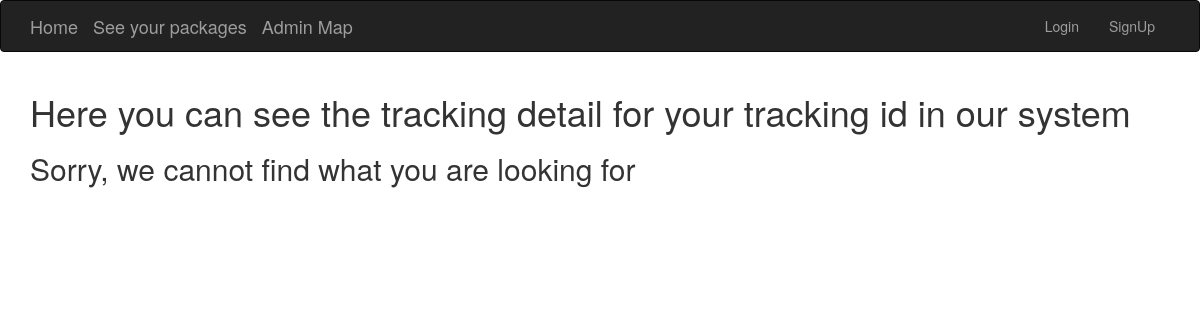
Page /apps/tracking_detail/7 on the earlier database version.
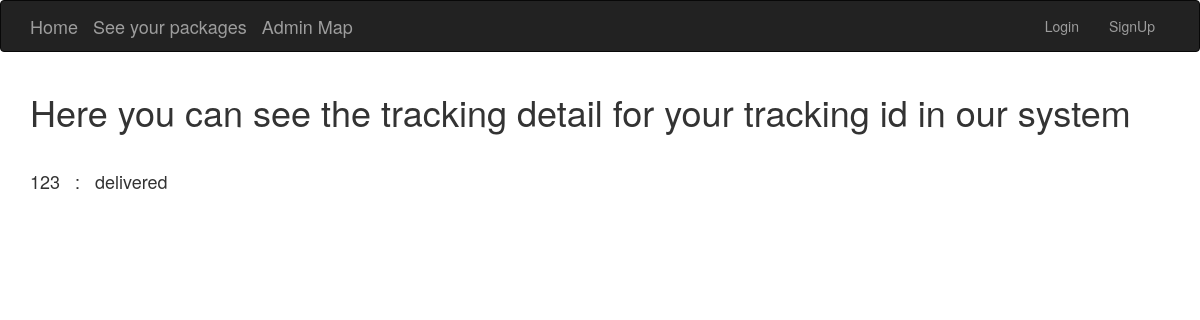
Same page on the later database version.
### apps/models.py (models this page shows, shortened)
class Tracking(models.Model):
    tracking_id = models.IntegerField(default=0)
    trunk_id = models.IntegerField(blank=True, null=True)
    to_x = models.IntegerField(blank=True, null=True)
    to_y = models.IntegerField(blank=True, null=True)
    finished = models.BooleanField(default=False)
    assigned_trunk = models.BooleanField(default=False)
    is_prime = models.BooleanField(default=False)
    warehouse_id = models.IntegerField(default=0)
    user = models.ForeignKey(User, blank=True, null=True, on_delete=models.CASCADE, related_name="trackings")

### apps/views.py (the view)
# urls.py: url(r'^tracking_detail/(?P<key>[0-9]+)', views.tracking_detail, name='tracking_detail'),
def tracking_detail(request, key):
    if not Tracking.objects.filter(id=int(key)).exists():
        return render(request, "apps/tracking_detail.html", {"message":"cannot find the tracking id in our system", "not_found":"true"})
    tracking = Tracking.objects.get(id=int(key))
    tracking.strStatus = getStatus(tracking)
    return render(request, "apps/tracking_detail.html", {"tracking":tracking})

### apps/views.py (called while the page is built)
def getStatus(tracking):
    if tracking.finished:
        return "delivered"
    elif not tracking.assigned_trunk:
        return "created"
    else:
        return intToStatus(Trunk.objects.get(trunk_id=tracking.trunk_id).status)

### apps/templates/apps/tracking_detail.html
{% extends 'base.html' %}
{% block content %}
<h1>Here you can see the tracking detail for your tracking id in our system</h1>
{% if not_found %}
<h2>Sorry, we cannot find what you are looking for</h2>
{% else %}
<br/>
<h4>{{tracking.tracking_id}} &nbsp&nbsp: &nbsp&nbsp{{tracking.strStatus}}</h4>
{% endif %}
{% endblock %}

### templates/base.html (shortened to what this page needs)
<!DOCTYPE html>
<html lang="en">
<head>
    <link rel="stylesheet" href="https://maxcdn.bootstrapcdn.com/bootstrap/3.3.7/css/bootstrap.min.css">
</head>
<body>
<nav class="navbar navbar-inverse">
    <div class="container">
        <div class="navbar-header">
            <a class="navbar-brand" href="{% url 'home' %}">Home</a>
            <a class="navbar-brand" href="{% url 'user_info' %}">See your packages</a>
            <a class="navbar-brand" href="{% url 'admin_map' %}">Admin Map</a>
        </div>
        <div class="collapse navbar-collapse" id="mynav">
            <ul class="nav navbar-nav navbar-right">
                {% if user.is_authenticated %}
                    <li><a href="{%url 'accounts:account_detail'%}">Account Detail</a></li>
                    <li><a href="#" onclick="document.getElementById('logoutForm').submit()">Logout</a></li>
                    <form id="logoutForm" method="POST" action="{% url 'accounts:Logout' %}">
                        {% csrf_token %}
                        <input type="hidden" />
                    </form>
                {% else %}
                    <li><a href="{%url 'accounts:Login'%}">Login</a></li>
                    <li><a href="{%url 'accounts:SignUp'%}">SignUp</a></li>
                {% endif %}
            </ul>
        </div>
    </div>
</nav>
<div class="container">
    {% block content %}
    {% endblock %}
</div>

Differences in the rows shown:
added Tracking: tracking_id "123", strStatus "delivered"
Other differences:
text no longer shown: "Sorry, we cannot find what you are looking for"
